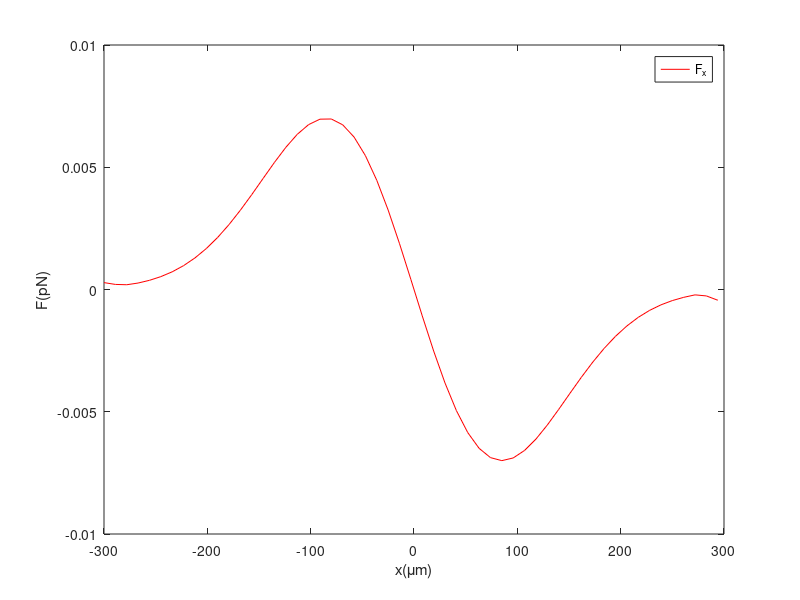
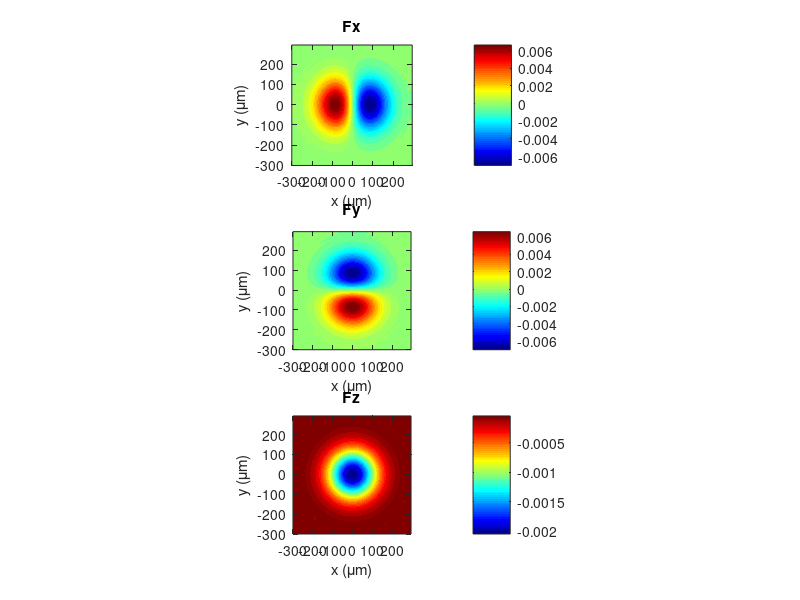
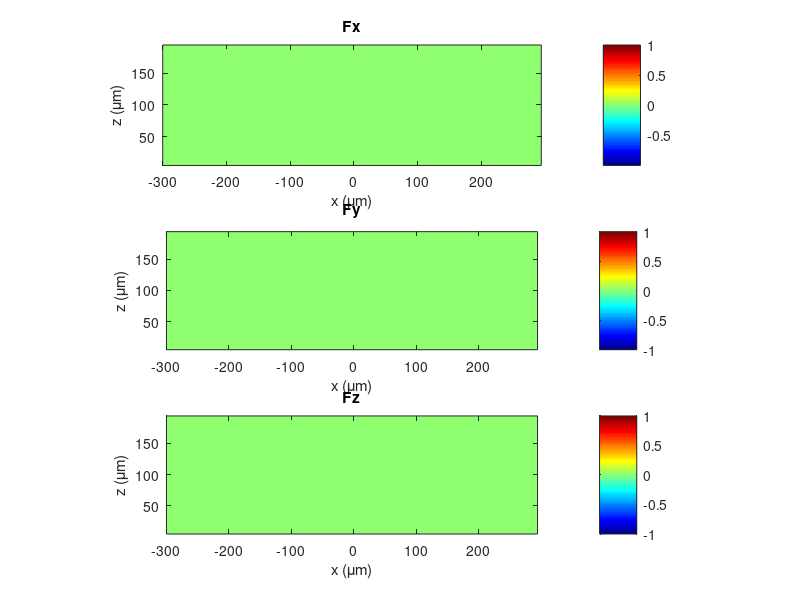
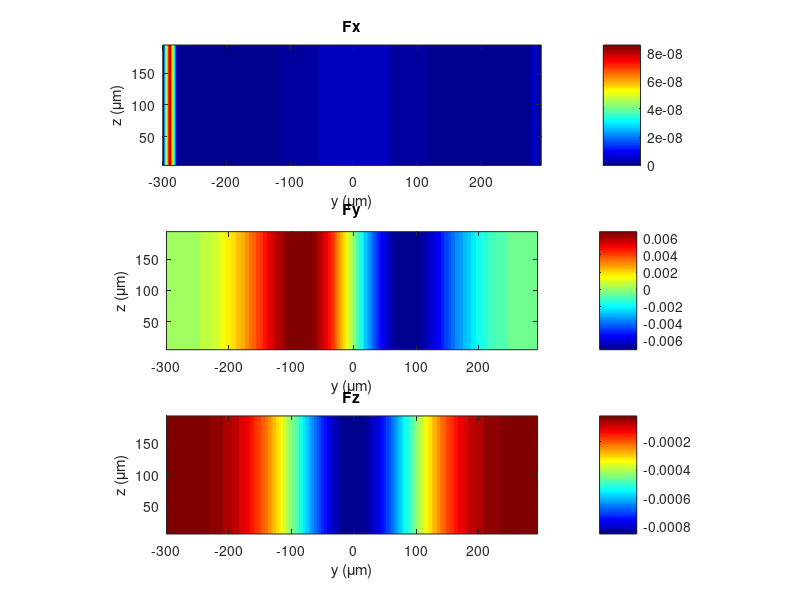

These figures' MATLAB source, in order: (Note: this script raises an error after producing the figures.)
% Mohammad Asif Zaman
% Oct. 22, 2018 (Comments + integration)
% Plots the force profile data from mat file (from comsol data write)
% also plots the potential profile from mat file (from HHD)
% calculates the 1D potential profile from HHD data and direct integration
% and compares them.
%
% March 21, 2020
% Version v1
% Plotting 1D cutline, 2D contours and 3D surface slice plots

% ======================================================================>>>
% <<<======================================================================

clear all;
close all;
clc; clf;


% ======================================================================>>>
% <<<======================================================================


load test_field.mat;  % Loading data file

% Defining slice planes and slice lines


xref = 0;
yref = 0;
zref = 15;


% Sweeping variables. Data are plotted using the sweep variables. To change
% the plotting range, these variables must be adjusted. Any offsets to the
% coordinate system can be included here.

xsweep = squeeze(x_data(1,:,1))';
ysweep = squeeze(y_data(:,1,1));
zsweep = squeeze(z_data(1,1,:));


% Comparing the 1D potential
% ======================================================================>>>




F_y = interp3(x_data,y_data,z_data,Fy_data,xref,ysweep,zref,'spline',0);
F_x = interp3(x_data,y_data,z_data,Fx_data,xsweep,yref,zref,'spline',0);


F_y = squeeze(F_y);
F_x = squeeze(F_x);

% figure,
% plot(ysweep,F_y);
% hold on;
plot(xsweep,F_x,'r');
xlabel('x(\mum)'); ylabel('F(pN)');
legend('F_x');



% =========================================================================
% Visualizing the Field
% =========================================================================

% ======================================================================>>>

% XY, XZ, and YZ plane
% ======================================================================>>>

for fig_no = 1:3
    
    switch fig_no
        case 1
            x1 = xsweep; y1 = ysweep; z1 = zref;
        case 2
            x1 = xsweep; y1 = yref; z1 = zsweep;
        case 3
            x1 = xref; y1 = ysweep; z1 = zsweep;
    end
    
    
    
    [Xs Ys Zs] = meshgrid(x1,y1,z1);
    Xs = squeeze(Xs);
    Ys = squeeze(Ys);
    Zs = squeeze(Zs);
    
    switch fig_no
        case 1
            V1 = Xs; V2 = Ys; xlbl = 'x (\mum)'; ylbl = 'y (\mum)';
        case 2
            V1 = Xs; V2 = Zs; xlbl = 'x (\mum)'; ylbl = 'z (\mum)';
        case 3
            V1 = Ys; V2 = Zs; xlbl = 'y (\mum)'; ylbl = 'z (\mum)';
    end
    
    
    % The 'cubic' method only works for uniform grids.
    % So, spline is used for non-uniform grids. Otherwise, you would get a
    % MATLAB warning.
    
    Fsx = interp3(x_data,y_data,z_data,Fx_data,Xs,Ys,Zs,'spline',0);
    Fsy = interp3(x_data,y_data,z_data,Fy_data,Xs,Ys,Zs,'spline',0);
    Fsz = interp3(x_data,y_data,z_data,Fz_data,Xs,Ys,Zs,'spline',0);
    % us = interp3(x_data,y_data,z_data,u,Xs,Ys,Zs,'spline',0);
    
    % us = us.*1e-9*1e-12./(kB*T);
    
    figure;
    set(gcf,'units','normalized','outerposition',[.1 .1  .8 .8])
    
    subplot(311),contourf(V1,V2,Fsx,40,'linestyle','none');
    colorbar; title('Fx'); xlabel(xlbl); ylabel(ylbl);
    axis equal;
    % colormap(Cm);
    % caxis([-.2 .2]);
    
    
    subplot(312),contourf(V1,V2,Fsy,40,'linestyle','none');
    axis equal;
    colorbar;
    title('Fy');xlabel(xlbl); ylabel(ylbl);
    % colormap(Cm);
    % caxis([-.2 .2]);
    
    
    subplot(313),contourf(V1,V2,Fsz,40,'linestyle','none');
    axis equal;
    colorbar;
    title('Fz');xlabel(xlbl); ylabel(ylbl);
    
    colormap jet;
    
end

% <<<======================================================================

% 3D slice plots
% ======================================================================>>>

figure;
set(gcf,'units','normalized','outerposition',[.1 .1  .8 .8])

subplot(131);
z_slice2(x_data,y_data,z_data,Fx_data,'F_x');


subplot(132);
z_slice2(x_data,y_data,z_data,Fy_data,'F_y');


subplot(133);
z_slice2(x_data,y_data,z_data,Fz_data,'F_z');

colormap jet;



% <<<======================================================================
% <<<======================================================================
